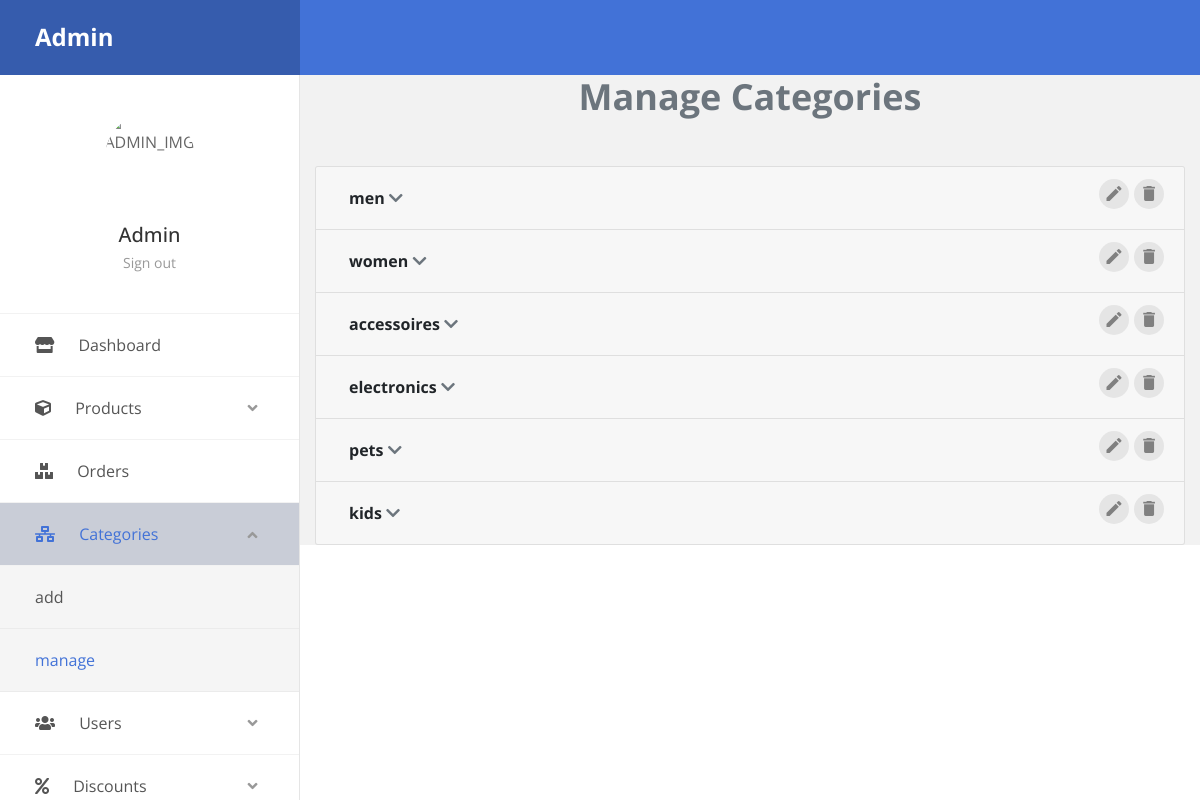
The app's page /admin/edit-cates (signed in) with its own data.
### tables this page shows
CREATE TABLE `categories` (
  `id` int(11) NOT NULL,
  `name` varchar(255) NOT NULL,
  `appear` int(11) NOT NULL,
  `created_at` datetime NOT NULL DEFAULT CURRENT_TIMESTAMP
);

### core/database/connection.php (called while the page is built, shortened)
<?php
class Database {
  private $host = DB_HOST;
  private $user = DB_USER;
  private $pass = DB_PASS;
  private $dbname = DB_NAME;
  private $dbh;
  private $stmt;
  public function __construct() {
    $dsn = 'mysql:host='.$this->host.';dbname=' .$this->dbname;
    $options = array (
      PDO::MYSQL_ATTR_INIT_COMMAND => 'SET NAMES utf8',
      PDO::ATTR_ERRMODE => PDO::ERRMODE_EXCEPTION
    );
    try {
      $this->dbh = new PDO ($dsn, $this->user, $this->pass, $options);
    }
    catch ( PDOException $e ) {
      $this->error = $e->getMessage();
    }
  }
  public function query(string $query) {
    $this->stmt = $this->dbh->prepare($query);
  }
  public function bind($param, $value, $type = null) {
    if (is_null ($type)) {
      switch (true) {
        default :
          $type = PDO::PARAM_STR;
      }
    }
    $this->stmt->bindValue($param, $value, $type);
  }
      public function execute(){
          return $this->stmt->execute();
      }
      public function all($type){
        return $this->stmt->fetchAll($type);
      }
      public function getOne($type){
        return $this->stmt->fetch($type);
      }
}

### core/inc/init.php (called while the page is built, shortened)
<?php
if(isset($inside_admin) && $inside_admin == true){
	require_once '../core/database/connection.php';
	include '../core/classes/admin.class.php';
}
 $db = new Database();
 $getFromA = new Admin($db);

### core/classes/admin.class.php (called while the page is built, shortened)
<?php
class Admin {
	private $db;
	public function __construct($conn){
	  $this->db = $conn;
	}
	public function get_admin_by($col, $val, $getColumns = array()){
		$colToGet = implode(',', $getColumns);
		$sql = "SELECT {$colToGet} FROM admins WHERE {$col} = :colval";
		$this->db->query($sql);
		$this->db->bind(':colval', $val);
		$this->db->execute();
		$data = $this->db->getOne(PDO::FETCH_OBJ);
		 return $data;
	}
	public function getAll($table, $cond = '', $order = ''){
		$sql = "SELECT * FROM {$table} {$cond} {$order}";
		$this->db->query($sql);
		$this->db->execute();
		$data = $this->db->all(PDO::FETCH_OBJ);
		 return $data;
	}
}

### admin/categorys.php (the view, shortened to what this page needs)
<?php
$inside_admin = true;
include '../core/inc/init.php';
include '../core/inc/admin_header.php';
?>
<?php if(isset($_GET['page']) && !empty($_GET['page']) && $_GET['page'] == 'manage_cate'):
$cates = $getFromA->getAll('categories');
?>
<div class="container">
  <h1 class="text-center mb-5 text-muted"> Manage Categories </h1>
 <div class="accordion" id="accordionExample">
	  <?php foreach($cates AS $cate):
	  ?>
	    <div class="card mb-0">
		    <div class="card-header" id="headingTwo">
		      <div class="mb-0 d-flex justify-content-between">
		        <button class="btn collapsed font-weight-bold" type="button" data-toggle="collapse" data-target="#collapse_<?php echo $cate->id?>" aria-expanded="false">
		          <?php echo $cate->name ?> <span class="text-muted"><i class="fas fa-chevron-down"></i></span>
		        </button>
	        	<div class="table-data-feature">
                    <button class="item" data-toggle="modal" data-target='#editcate_<?php echo $cate->id?>'>
                        <i class="zmdi zmdi-edit"></i>
                    </button>
                    <button type='button' class="item" data-toggle="modal" data-target='#deletecate_<?php echo $cate->id?>'>
                        <i class="zmdi zmdi-delete"></i>
                    </button>
                </div>
		      </div>
		    </div>
		  </div>
	  <?php endforeach; ?>
</div>
</div>
<?php endif; ?>
<?php include '../core/inc/admin_footer.php' ?>

### core/inc/admin_header.php (shortened to what this page needs)
<?php
$admin = $getFromA->get_admin_by('id', $_SESSION['admin_id'], ['*']);
?>
<!DOCTYPE html>
<html lang="en">
<head>
    <link rel="stylesheet" href="https://use.fontawesome.com/releases/v5.6.3/css/all.css">
    <link rel="stylesheet" href="vendor/mdi-font/css/material-design-iconic-font.min.css">
    <link rel="stylesheet" href="https://maxcdn.bootstrapcdn.com/bootstrap/4.2.1/css/bootstrap.min.css">
    <link rel="stylesheet" href="vendor/bootstrap-progressbar/bootstrap-progressbar-3.3.4.min.css">
    <link rel="stylesheet" href="vendor/wow/animate.css">
    <link rel="stylesheet" href="vendor/css-hamburgers/hamburgers.min.css">
    <link rel="stylesheet" href="vendor/slick/slick.css">
    <link rel="stylesheet" href="vendor/perfect-scrollbar/perfect-scrollbar.css">
    <link rel="stylesheet" href="css/custom.css">
    <link rel="stylesheet" href="css/theme.css">
</head>
<body class="animsition">
  <div class="page-wrapper">
<aside class="menu-sidebar2">
    <div class="logo">
      <a href="index.php">
        <h3 class="text-white">
            Admin
        </h3>
      </a>
    </div>
    <div class="menu-sidebar2__content js-scrollbar1">
        <div class="account2">
            <div class="image img-cir img-90">
                <img src="https://encrypted-tbn0.gstatic.com/images?q=tbn:ANd9GcQgw8TvKTHQbuywHbEFFeTtM0Vi3i2scLt2pF759uch0fC02sIi" alt="ADMIN_IMG" />
            </div>
            <h4 class="name"><?php echo $admin->name?></h4>
            <a href="logout.php">Sign out</a>
        </div>
        <nav class="navbar-sidebar2">
            <ul class="list-unstyled navbar__list">
                 <li data-url='index.php'>
                    <a href="./index.php">
                        <i class="fas fa-store"></i> Dashboard
                    </a>
                </li>
                  <li data-url='products' class="has-sub">
                    <a class="js-arrow" href="#">
                        <i class="fas fa-cube"></i> Products
                        <span class="arrow">
                            <i class="fas fa-angle-down"></i>
                        </span>
                    </a>
                </li>
                <li data-url='orders.php'>
                    <a href="./orders.php">
                        <i class="fas fa-boxes"></i> Orders
                    </a>
                </li>
                <li class="has-sub">
                    <a class="js-arrow" href="#">
                        <i class="fas fa-network-wired"></i> Categories
                         <span class="arrow">
                            <i class="fas fa-angle-down"></i>
                        </span>
                    </a>
                    <ul class="list-unstyled navbar__sub-list js-sub-list">
                        <li data-url='categorys.php'>
                            <a href="./categorys.php">
                                add
                            </a>
                        </li>
                        <li data-url='edit-cates'>
                            <a href="./edit-cates">
                                manage
                            </a>
                        </li>
                    </ul>
                </li>
                <li data-url='users' class="has-sub">
                    <a class="js-arrow" href="#">
                        <i class="fas fa-users"></i> Users
                        <span class="arrow">
                            <i class="fas fa-angle-down"></i>
                        </span>
                    </a>
                </li>
                 <li data-url='discounts' class="has-sub">
                    <a class="js-arrow" href="#">
                        <i class="fas fa-percent"></i> Discounts
                        <span class="arrow">
                            <i class="fas fa-angle-down"></i>
                        </span>
                    </a>
                </li>
            </ul>
        </nav>
    </div>
</aside>
<div class="page-container2">
    <header class="header-desktop2">
    </header>

### records on screen
categories: name "men"
categories: name "women"
categories: name "accessoires"
categories: name "electronics"
categories: name "pets"
categories: name "kids"

### other values on screen
$admin->name "Admin"
